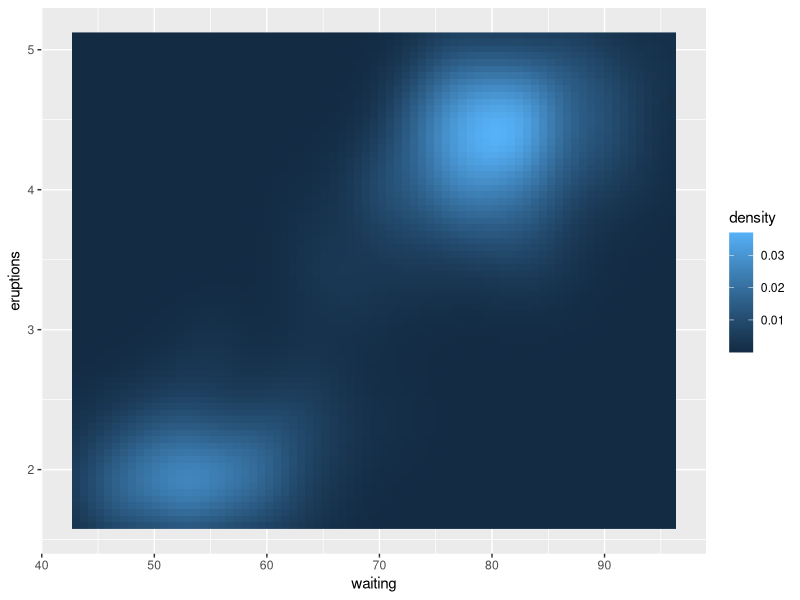
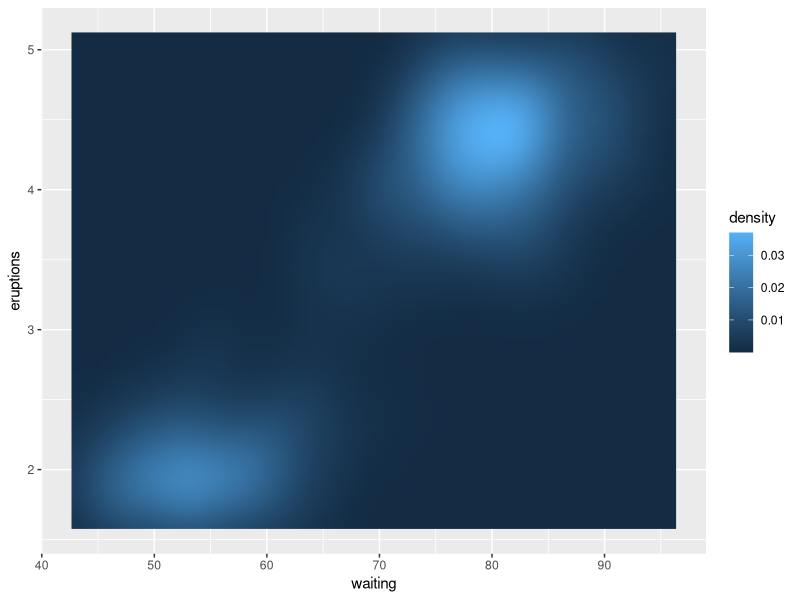
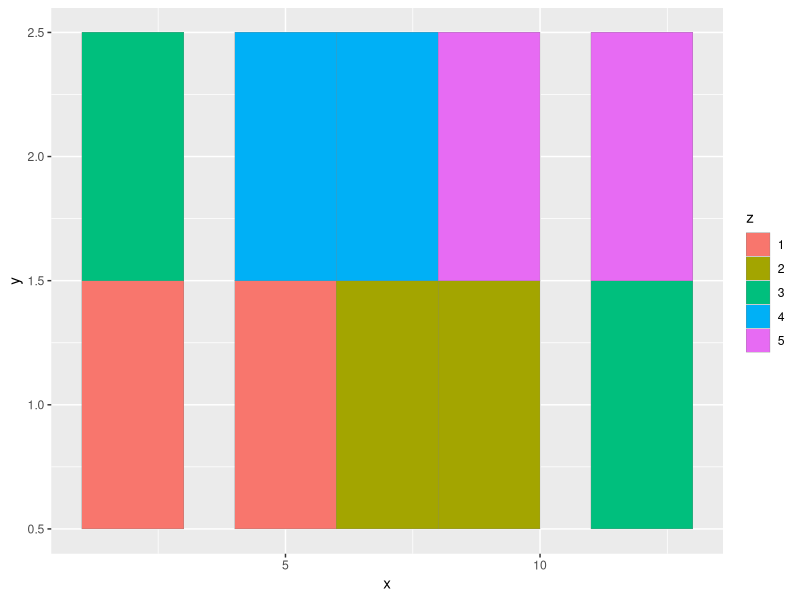
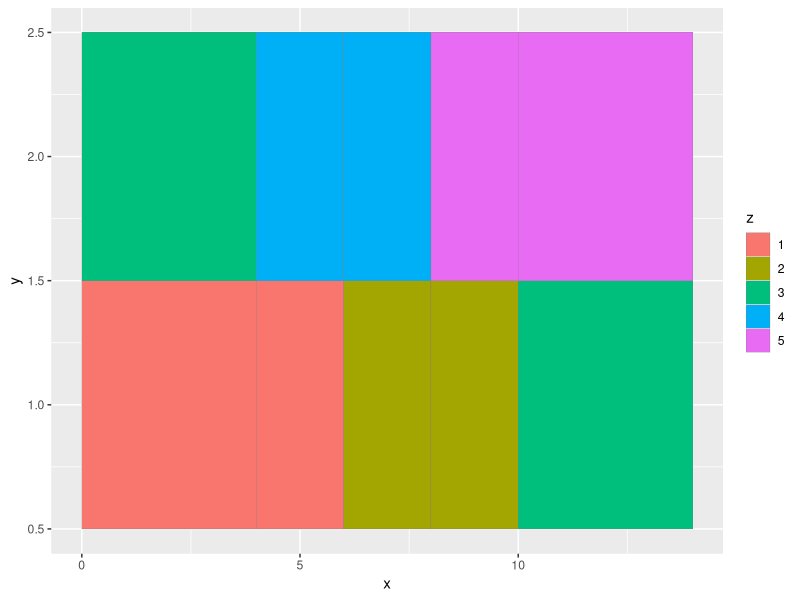
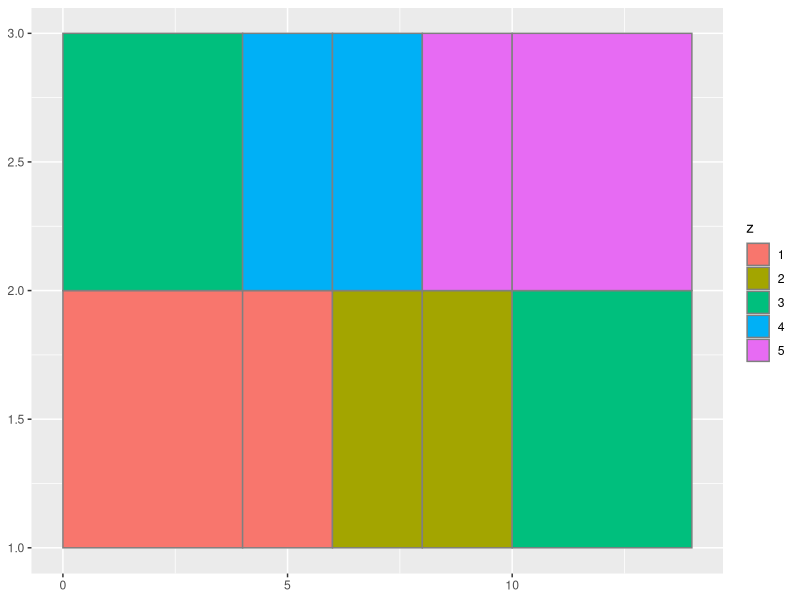
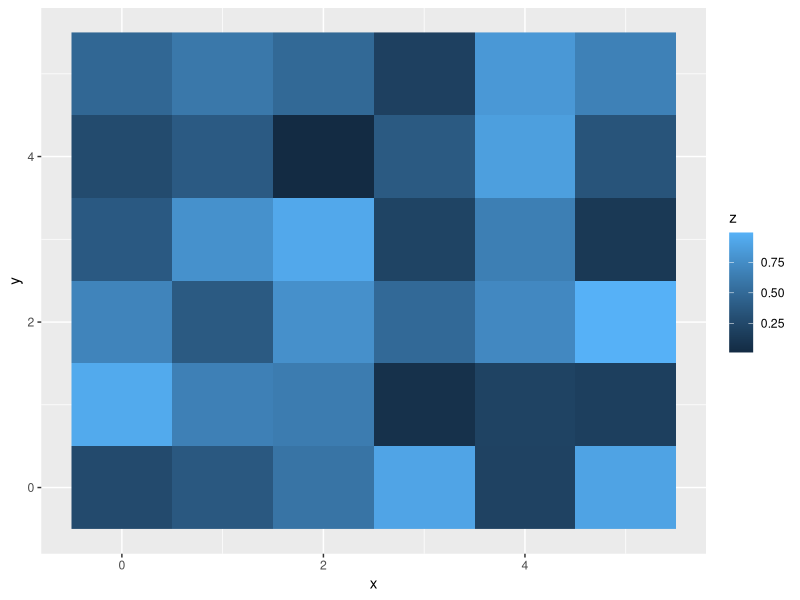
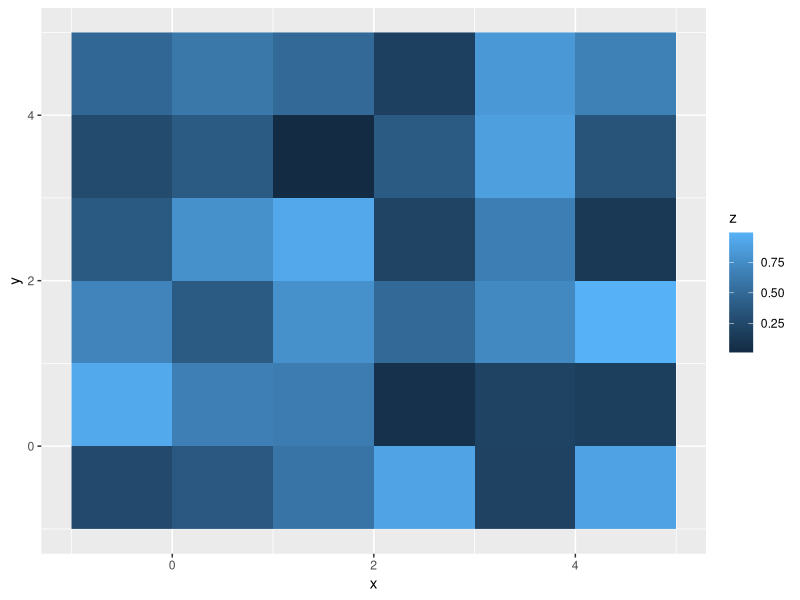
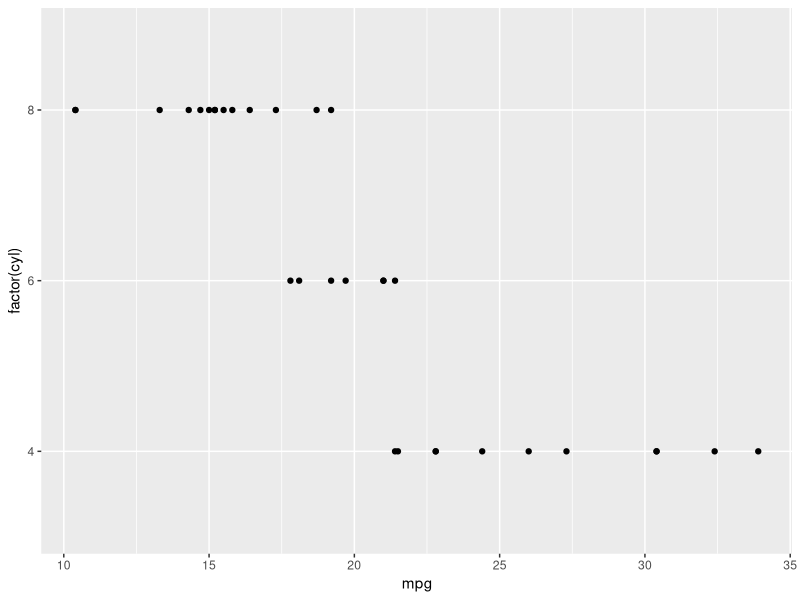

Write the R code that produced these figures, in order.
# r2py crawler metadata
# package: ggplot2
# source_type: rd_example
# topic: geom_tile.Rd
# source_file: C:\Users\bened\AppData\Local\R\win-library\4.5\ggplot2\help
# lines: 55

suppressPackageStartupMessages(library(ggplot2))
# The most common use for rectangles is to draw a surface. You always want
# to use geom_raster here because it's so much faster, and produces
# smaller output when saving to PDF
ggplot(faithfuld, aes(waiting, eruptions)) +
 geom_raster(aes(fill = density))

# Interpolation smooths the surface & is most helpful when rendering images.
ggplot(faithfuld, aes(waiting, eruptions)) +
 geom_raster(aes(fill = density), interpolate = TRUE)

# If you want to draw arbitrary rectangles, use geom_tile() or geom_rect()
df <- data.frame(
  x = rep(c(2, 5, 7, 9, 12), 2),
  y = rep(c(1, 2), each = 5),
  z = factor(rep(1:5, each = 2)),
  w = rep(diff(c(0, 4, 6, 8, 10, 14)), 2)
)
ggplot(df, aes(x, y)) +
  geom_tile(aes(fill = z), colour = "grey50")
ggplot(df, aes(x, y, width = w)) +
  geom_tile(aes(fill = z), colour = "grey50")
ggplot(df, aes(xmin = x - w / 2, xmax = x + w / 2, ymin = y, ymax = y + 1)) +
  geom_rect(aes(fill = z), colour = "grey50")


# Justification controls where the cells are anchored
df <- expand.grid(x = 0:5, y = 0:5)
set.seed(1)
df$z <- runif(nrow(df))
# default is compatible with geom_tile()
ggplot(df, aes(x, y, fill = z)) +
  geom_raster()
# zero padding
ggplot(df, aes(x, y, fill = z)) +
  geom_raster(hjust = 0, vjust = 0)

# Inspired by the image-density plots of Ken Knoblauch
cars <- ggplot(mtcars, aes(mpg, factor(cyl)))
cars + geom_point()
cars + stat_bin_2d(aes(fill = after_stat(count)), binwidth = c(3,1))
cars + stat_bin_2d(aes(fill = after_stat(density)), binwidth = c(3,1))

cars +
  stat_density(
    aes(fill = after_stat(density)),
    geom = "raster",
    position = "identity"
   )
cars +
  stat_density(
    aes(fill = after_stat(count)),
    geom = "raster",
    position = "identity"
  )
